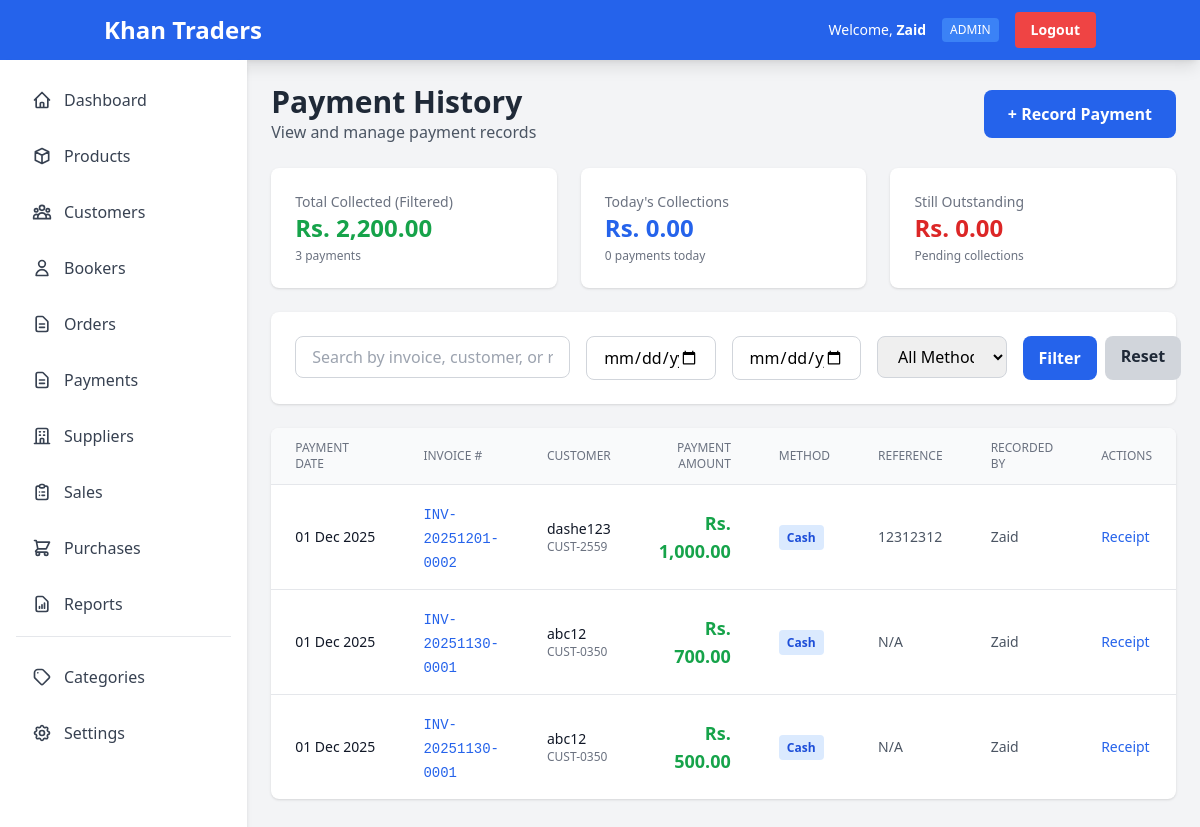
The page /modules/payments/payment_list.php (signed in) on the database its author committed.
### tables this page shows
CREATE TABLE `payments` (
  `id` int(11) NOT NULL,
  `invoice_id` int(11) NOT NULL,
  `payment_date` date NOT NULL,
  `payment_amount` decimal(10,2) NOT NULL,
  `payment_method` enum('cash','bank_transfer','cheque','credit_card','online') DEFAULT 'cash',
  `reference_number` varchar(100) DEFAULT NULL,
  `notes` text DEFAULT NULL,
  `user_id` int(11) DEFAULT NULL,
  `created_at` timestamp NOT NULL DEFAULT current_timestamp()
);

CREATE TABLE `sales` (
  `id` int(11) NOT NULL,
  `invoice_number` varchar(50) NOT NULL,
  `customer_id` int(11) NOT NULL,
  `sale_date` date NOT NULL,
  `subtotal` decimal(10,2) NOT NULL,
  `discount` decimal(10,2) DEFAULT 0.00,
  `tax` decimal(10,2) DEFAULT 0.00,
  `total_amount` decimal(10,2) NOT NULL,
  `paid_amount` decimal(10,2) DEFAULT 0.00,
  `payment_status` enum('paid','partial','unpaid') DEFAULT 'unpaid',
  `payment_method` enum('cash','credit','bank_transfer','cheque') DEFAULT 'cash',
  `notes` text DEFAULT NULL,
  `user_id` int(11) DEFAULT NULL,
  `created_at` timestamp NOT NULL DEFAULT current_timestamp()
);

CREATE TABLE `customers` (
  `id` int(11) NOT NULL,
  `customer_code` varchar(50) NOT NULL,
  `name` varchar(200) NOT NULL,
  `business_name` varchar(200) DEFAULT NULL,
  `contact_person` varchar(100) DEFAULT NULL,
  `phone` varchar(20) DEFAULT NULL,
  `email` varchar(100) DEFAULT NULL,
  `address` text DEFAULT NULL,
  `city` varchar(100) DEFAULT NULL,
  `area` varchar(100) DEFAULT NULL,
  `credit_limit` decimal(10,2) DEFAULT 0.00,
  `current_balance` decimal(10,2) DEFAULT 0.00,
  `is_active` tinyint(1) DEFAULT 1,
  `created_at` timestamp NOT NULL DEFAULT current_timestamp(),
  `updated_at` timestamp NOT NULL DEFAULT current_timestamp() ON UPDATE current_timestamp()
);

CREATE TABLE `users` (
  `id` int(11) NOT NULL,
  `username` varchar(50) NOT NULL,
  `password` varchar(255) NOT NULL,
  `full_name` varchar(100) NOT NULL,
  `email` varchar(100) DEFAULT NULL,
  `role` enum('admin','manager','cashier','inventory') DEFAULT 'cashier',
  `is_active` tinyint(1) DEFAULT 1,
  `created_at` timestamp NOT NULL DEFAULT current_timestamp(),
  `updated_at` timestamp NOT NULL DEFAULT current_timestamp() ON UPDATE current_timestamp()
);

### includes/functions.php (called while the page is built, shortened)
<?php
function formatCurrency($amount) {
    return 'Rs. ' . number_format($amount, 2);
}
function formatDate($date) {
    return date('d M Y', strtotime($date));
}
?>

### modules/payments/payment_list.php (the view, shortened to what this page needs)
<?php
require_once '../../includes/functions.php';
$conn = getDBConnection();
$search = isset($_GET['search']) ? clean($_GET['search']) : '';
$date_from = isset($_GET['date_from']) ? $_GET['date_from'] : '';
$date_to = isset($_GET['date_to']) ? $_GET['date_to'] : '';
$where = "1=1";
$page = isset($_GET['page']) ? (int)$_GET['page'] : 1;
$perPage = 20;
$offset = ($page - 1) * $perPage;
$query = "SELECT
          p.*,
          s.invoice_number,
          s.total_amount as invoice_total,
          c.name as customer_name,
          c.customer_code,
          u.full_name as recorded_by
          FROM payments p
          JOIN sales s ON p.invoice_id = s.id
          JOIN customers c ON s.customer_id = c.id
          LEFT JOIN users u ON p.user_id = u.id
          WHERE $where
          ORDER BY p.payment_date DESC, p.created_at DESC
          LIMIT $perPage OFFSET $offset";
$payments = $conn->query($query);
$statsQuery = "SELECT
               COUNT(*) as total_payments,
               SUM(payment_amount) as total_collected
               FROM payments p
               WHERE $where";
$stats = $conn->query($statsQuery)->fetch_assoc();
$todayQuery = "SELECT
               COUNT(*) as count,
               SUM(payment_amount) as amount
               FROM payments
               WHERE DATE(payment_date) = CURDATE()";
$today = $conn->query($todayQuery)->fetch_assoc();
include '../../includes/header.php';
?>
<div class="mb-6 flex items-center justify-between">
    <div>
        <h1 class="text-3xl font-bold text-gray-800">Payment History</h1>
        <p class="text-gray-600">View and manage payment records</p>
    </div>
    <a href="record_payment.php" class="bg-blue-600 hover:bg-blue-700 text-white px-6 py-3 rounded-lg font-semibold transition">
        + Record Payment
    </a>
</div>
<div class="grid grid-cols-1 md:grid-cols-3 gap-6 mb-6">
    <div class="bg-white rounded-lg shadow p-6">
        <p class="text-gray-500 text-sm">Total Collected (Filtered)</p>
        <h3 class="text-2xl font-bold text-green-600"><?php echo formatCurrency($stats['total_collected']); ?></h3>
        <p class="text-xs text-gray-500 mt-1"><?php echo $stats['total_payments']; ?> payments</p>
    </div>
    <div class="bg-white rounded-lg shadow p-6">
        <p class="text-gray-500 text-sm">Today's Collections</p>
        <h3 class="text-2xl font-bold text-blue-600"><?php echo formatCurrency($today['amount']); ?></h3>
        <p class="text-xs text-gray-500 mt-1"><?php echo $today['count']; ?> payments today</p>
    </div>
    <?php
    $outstandingQuery = "SELECT SUM(total_amount - paid_amount) as outstanding FROM sales WHERE payment_status != 'paid'";
    $outstanding = $conn->query($outstandingQuery)->fetch_assoc()['outstanding'];
    ?>
    <div class="bg-white rounded-lg shadow p-6">
        <p class="text-gray-500 text-sm">Still Outstanding</p>
        <h3 class="text-2xl font-bold text-red-600"><?php echo formatCurrency($outstanding); ?></h3>
        <p class="text-xs text-gray-500 mt-1">Pending collections</p>
    </div>
</div>
<div class="bg-white rounded-lg shadow p-6 mb-6">
    <form method="GET" action="" class="grid grid-cols-1 md:grid-cols-6 gap-4">
        <div class="md:col-span-2">
            <input type="text"
                   name="search"
                   value="<?php echo $search; ?>"
                   placeholder="Search by invoice, customer, or reference..."
                   class="w-full px-4 py-2 border border-gray-300 rounded-lg focus:outline-none focus:ring-2 focus:ring-blue-500">
        </div>
        <div>
            <input type="date"
                   name="date_from"
                   value="<?php echo $date_from; ?>"
                   placeholder="From Date"
                   class="w-full px-4 py-2 border border-gray-300 rounded-lg focus:outline-none focus:ring-2 focus:ring-blue-500">
        </div>
        <div>
            <input type="date"
                   name="date_to"
                   value="<?php echo $date_to; ?>"
                   placeholder="To Date"
                   class="w-full px-4 py-2 border border-gray-300 rounded-lg focus:outline-none focus:ring-2 focus:ring-blue-500">
        </div>
        <div>
            <select name="payment_method" class="w-full px-4 py-2 border border-gray-300 rounded-lg focus:outline-none focus:ring-2 focus:ring-blue-500">
                <option value="">All Methods</option>
            </select>
        </div>
        <div class="flex gap-2">
            <button type="submit" class="flex-1 bg-blue-600 hover:bg-blue-700 text-white px-4 py-2 rounded-lg font-semibold transition">
                Filter
            </button>
            <a href="payment_list.php" class="bg-gray-300 hover:bg-gray-400 text-gray-800 px-4 py-2 rounded-lg font-semibold transition">
                Reset
            </a>
        </div>
    </form>
</div>
<div class="bg-white rounded-lg shadow overflow-hidden">
    <div class="overflow-x-auto">
        <table class="w-full">
            <thead class="bg-gray-50 border-b">
                <tr>
                    <th class="px-6 py-3 text-left text-xs font-medium text-gray-500 uppercase">Payment Date</th>
                    <th class="px-6 py-3 text-left text-xs font-medium text-gray-500 uppercase">Invoice #</th>
                    <th class="px-6 py-3 text-left text-xs font-medium text-gray-500 uppercase">Customer</th>
                    <th class="px-6 py-3 text-right text-xs font-medium text-gray-500 uppercase">Payment Amount</th>
                    <th class="px-6 py-3 text-left text-xs font-medium text-gray-500 uppercase">Method</th>
                    <th class="px-6 py-3 text-left text-xs font-medium text-gray-500 uppercase">Reference</th>
                    <th class="px-6 py-3 text-left text-xs font-medium text-gray-500 uppercase">Recorded By</th>
                    <th class="px-6 py-3 text-left text-xs font-medium text-gray-500 uppercase">Actions</th>
                </tr>
            </thead>
            <tbody class="divide-y divide-gray-200">
                <?php if ($payments->num_rows > 0): ?>
                    <?php while ($payment = $payments->fetch_assoc()): ?>
                        <tr class="hover:bg-gray-50">
                            <td class="px-6 py-4 whitespace-nowrap text-sm text-gray-900">
                                <?php echo formatDate($payment['payment_date']); ?>
                            </td>
                            <td class="px-6 py-4">
                                <a href="../sales/view.php?id=<?php echo $payment['invoice_id']; ?>"
                                   class="text-blue-600 hover:text-blue-800 font-mono text-sm">
                                    <?php echo $payment['invoice_number']; ?>
                                </a>
                            </td>
                            <td class="px-6 py-4">
                                <div class="text-sm font-medium text-gray-900"><?php echo $payment['customer_name']; ?></div>
                                <div class="text-xs text-gray-500"><?php echo $payment['customer_code']; ?></div>
                            </td>
                            <td class="px-6 py-4 text-right">
                                <span class="text-lg font-bold text-green-600"><?php echo formatCurrency($payment['payment_amount']); ?></span>
                            </td>
                            <td class="px-6 py-4 text-sm">
                                <span class="bg-blue-100 text-blue-700 px-2 py-1 rounded text-xs font-semibold">
                                    <?php echo ucwords(str_replace('_', ' ', $payment['payment_method'])); ?>
                                </span>
                            </td>
                            <td class="px-6 py-4 text-sm text-gray-600">
                                <?php echo $payment['reference_number'] ?: 'N/A'; ?>
                            </td>
                            <td class="px-6 py-4 text-sm text-gray-600">
                                <?php echo $payment['recorded_by'] ?? 'System'; ?>
                            </td>
                            <td class="px-6 py-4 text-sm">
                                <a href="payment_receipt.php?id=<?php echo $payment['id']; ?>"
                                   target="_blank"
                                   class="text-blue-600 hover:text-blue-900">Receipt</a>
                            </td>
                        </tr>
                    <?php endwhile; ?>
                <?php endif; ?>
            </tbody>
        </table>
    </div>
</div>
<?php
include '../../includes/footer.php';
?>

### rows shown on the page
payments: payment_date "01 Dec 2025", invoice.invoice_number "INV-20251201-0002", customers.name "dashe123", customers.customer_code "CUST-2559", payment_amount "Rs. 1,000.00", payment_method "Cash", reference_number "12312312", user.full_name "Zaid"
payments: payment_date "01 Dec 2025", invoice.invoice_number "INV-20251130-0001", customers.name "abc12", customers.customer_code "CUST-0350", payment_amount "Rs. 700.00", payment_method "Cash", reference_number "N/A", user.full_name "Zaid"
payments: payment_date "01 Dec 2025", invoice.invoice_number "INV-20251130-0001", customers.name "abc12", customers.customer_code "CUST-0350", payment_amount "Rs. 500.00", payment_method "Cash", reference_number "N/A", user.full_name "Zaid"

### other values the page prints
APP_NAME "Khan Traders"
$_SESSION['full_name'] "Zaid"
$_SESSION['role'] "ADMIN"
formatCurrency($stats['total_collected']) "Rs. 2,200.00"
$stats['total_payments'] "3"
formatCurrency($today['amount']) "Rs. 0.00"
$today['count'] "0"
formatCurrency($outstanding) "Rs. 0.00"
